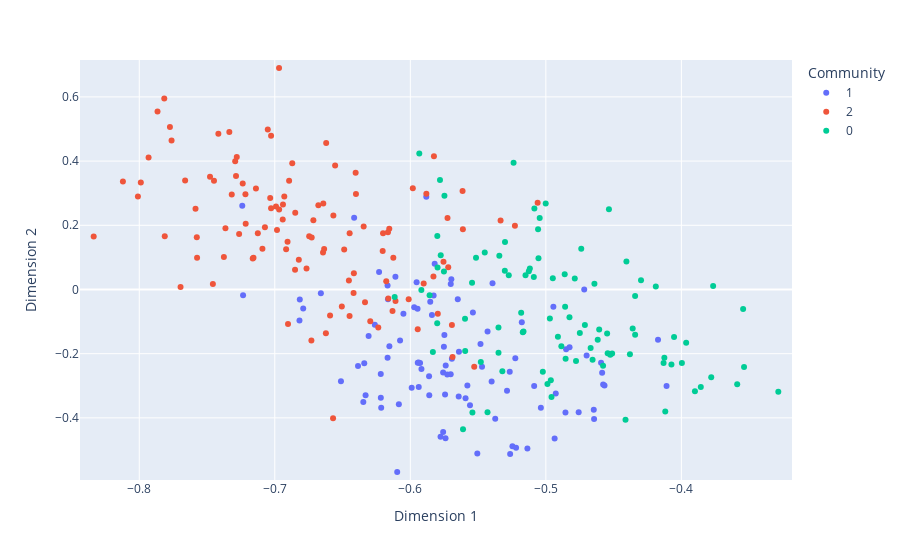

Write notebook code for a chart like this one.
### Markdown cell above
We want to sample nodes that come from a mixed membership model, i.e. less good clustering. Then want to test how good our bootstraps of nodes look, and apply our KL test to test this formally.

### Code cell
# Code up a mixed membership model 
random.seed(222)

K=3
n= 300

# use our new function to make a MMSBM 
# 1May24 I added return B to the function, so I can add to the paper what B is for our example
A, largest_prob, P, B = make_MMSBM(n, K)

A = A.astype(float)
ya = UASE([A], 2)
plot_embedding(ya, n, 1, largest_prob)
